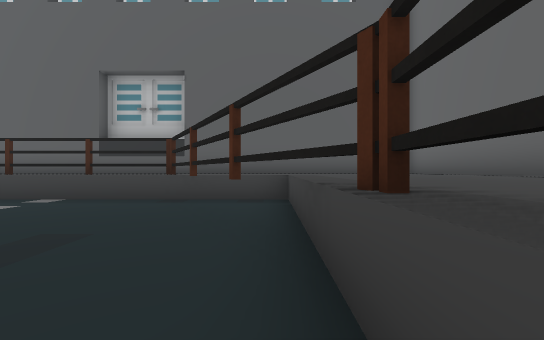
View 1 (above)

24 first-person views from a walk through a scene from a Unity 3-D project. The camera is 1.2 m above the floor, looks level and sees 90° across. The floor is counted in squares, 2 m on a side. Each view is taken from the middle of a square. On the plan, view 1 faces up. The plan holds only what a view shows up to about 9 squares ahead; the rest is blank. The place goes on beyond the plan. Some surface patterns are stand-ins.

View 2
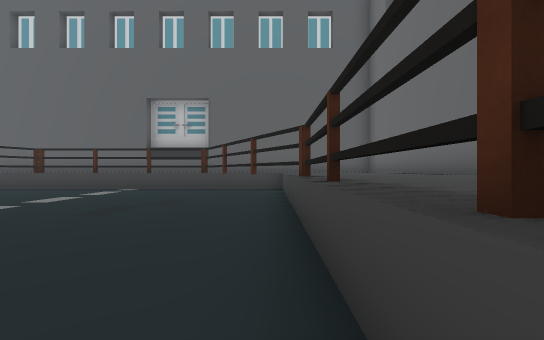

View 3
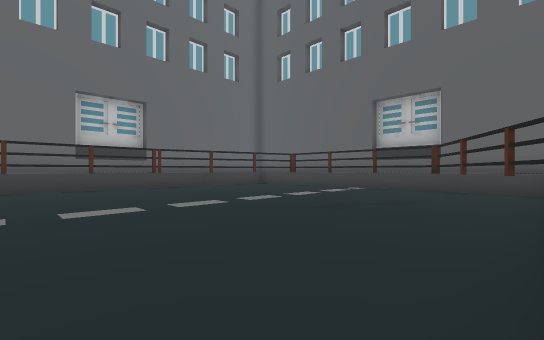

View 4
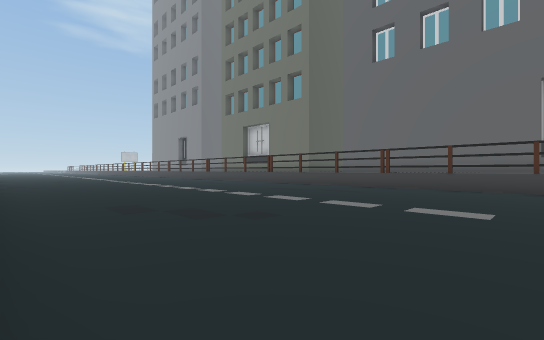

View 5
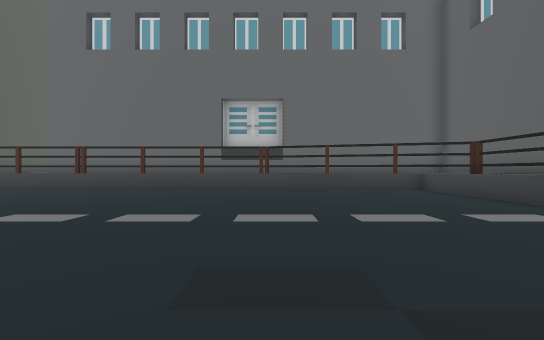

View 6
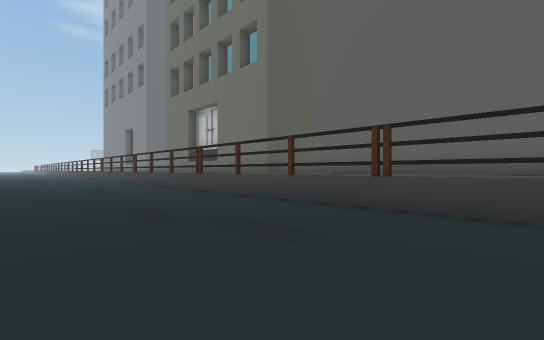

View 7
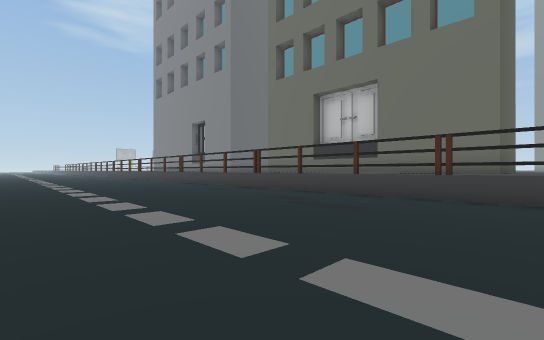

View 8
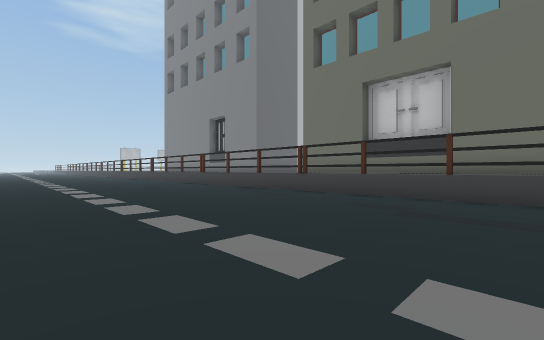

View 9
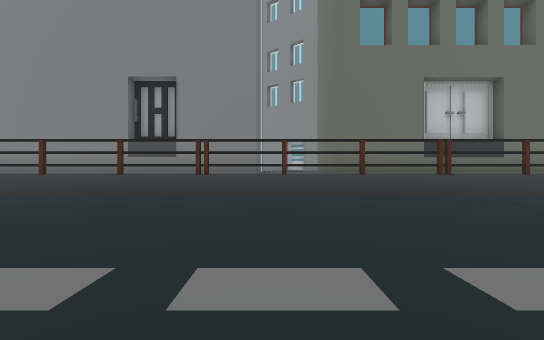

View 10
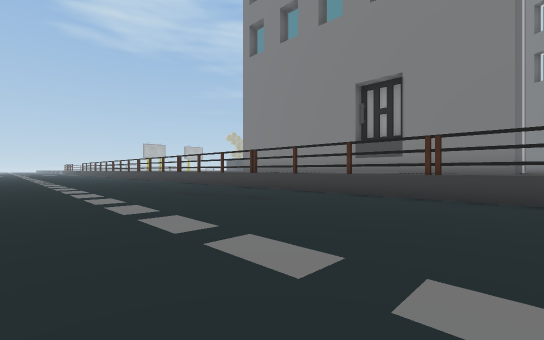

View 11
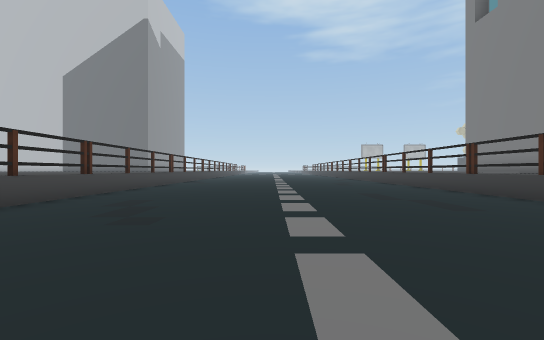

View 12
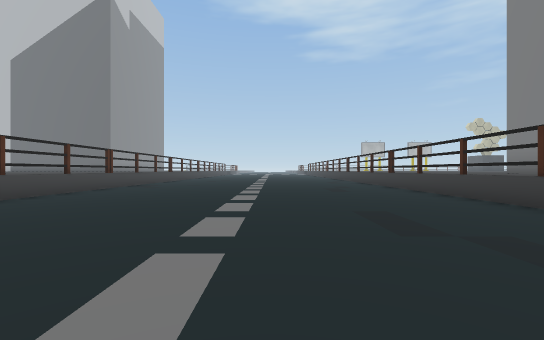

View 13
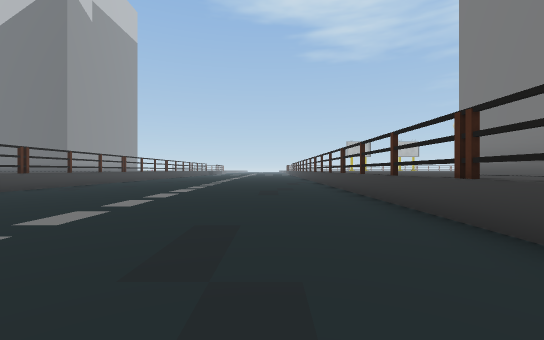

View 14
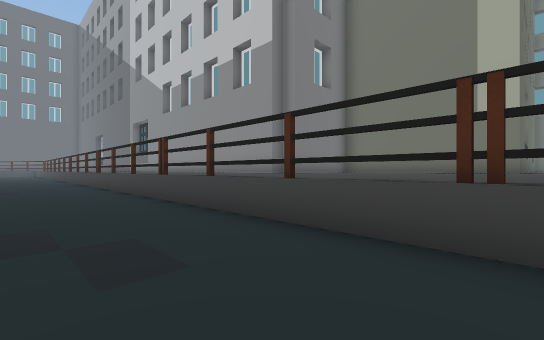

View 15
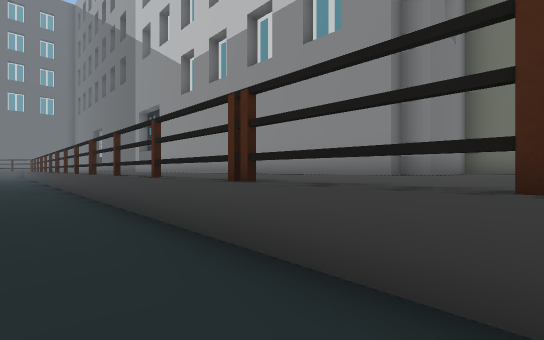

View 16
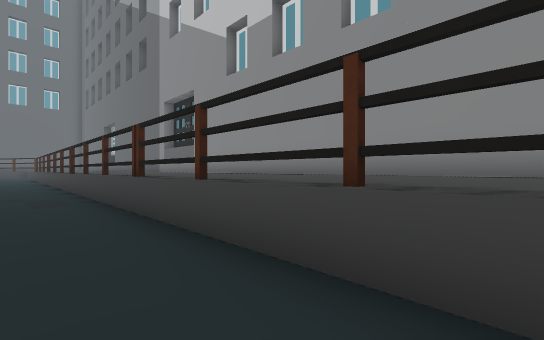

View 17
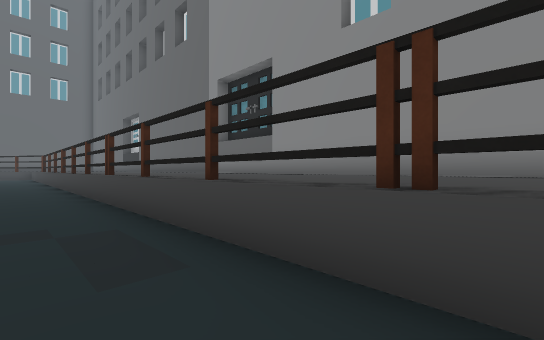

View 18
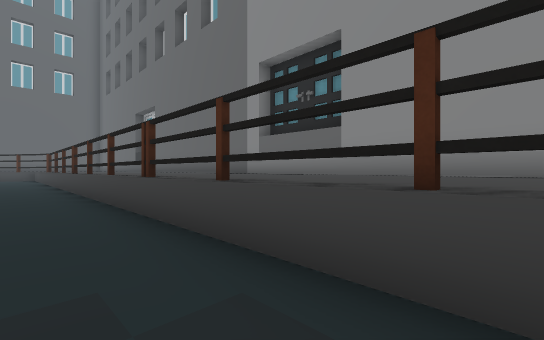

View 19
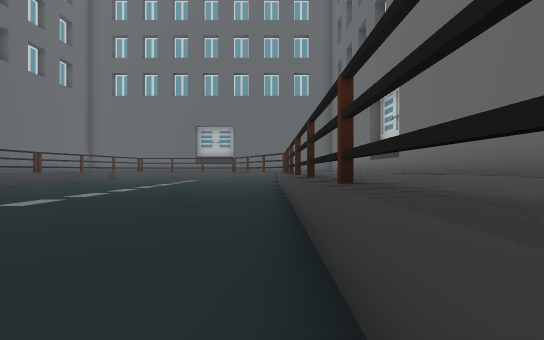

View 20
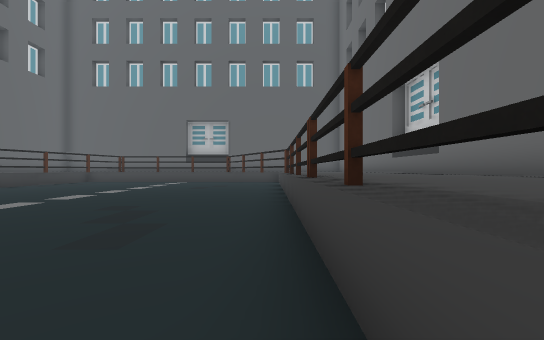

View 21
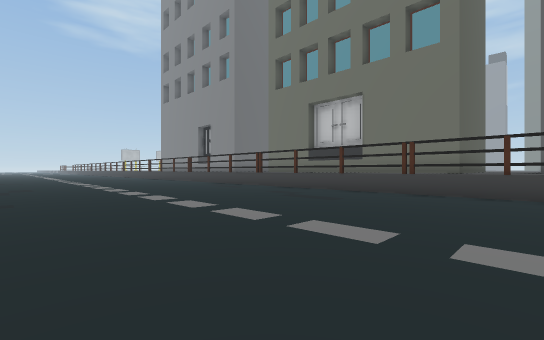

View 22
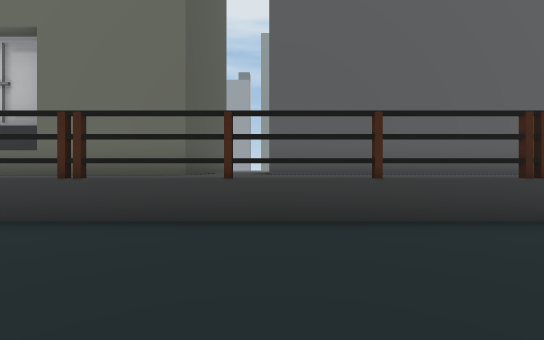

View 23
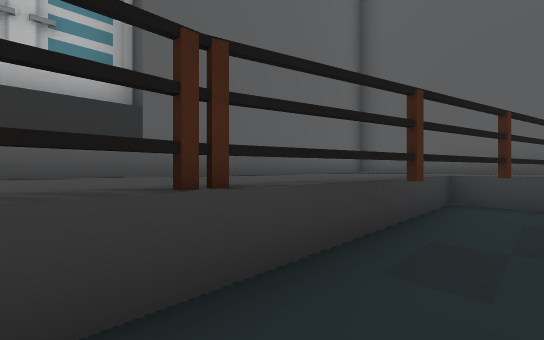

View 24
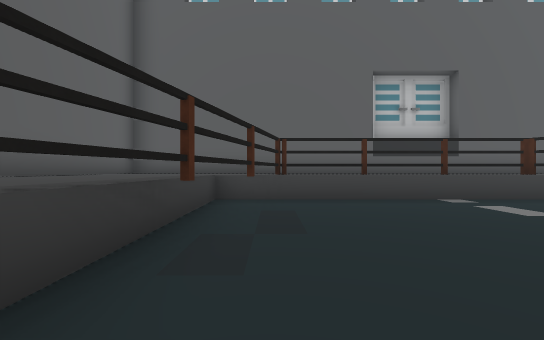

### Floor plan
Key: @ floor where view 1 was taken; # wall or solid block; . floor; = window, fence, low wall or low ledge; ^ raised ledge; B building.
Columns run from 11 left of view 1 to 3 right of it. Each row starts with its distance up from view 1.
  8 ###############
  7  ^^^^    ^^
  6 ^^^^^^^^^^^^^^^
  5 ^^^#......#.^^^
  4 ^^^.......#.^^^
  3 ^^^........#^^^
  2 ^^^........=^^^
  1 ^^^.........^^^
  0 ^^=........@^^^
 -1 ^^=.........^^
 -2 ^^=.........^^^
 -3 ^^=.........^^^
 -4 ^^=.........^^^
 -5 ^^#.........^^^
 -6 ^^=.........^^^
 -7 ^^#.........^^^
 -8 ^^=.........#^^
 -9 ^^=.........^^^
-10 ^^=.........#^^
-11 ^^=.........^^^
-12 ^^=.........^^^
-13 ^^=.........^^^
-14 ^^=.........^^^
-15 ^^=.........^^^
-16 ^^=.........^^^
-17 ^ =.........^^^
-18 ^ =.........^^^
-19 ^ =.........^^^
-20 ^^#.........^^^
-21 B^=.........#^^
-22 B^#.........^^^
-23 B =.........#^^
-24 B^=.........^^^
-25 B^=.........^^^
-26 B^=.........^^^
-27 B^=.........^^^
-28 B^=.........^^^
-29 B^=.........^
-30 B^=.........^
-31 ^^=.........^^^
-32 ^^=.........^

Positions as (right, up) in squares from view 1, and headings:
1: (0, 0), facing up
2: (0, -3), facing up
3: (0, -3), facing up-left
4: (0, -1), facing down-left
5: (-1, 1), facing left
6: (-5, -3), facing down-left
7: (-3, -9), facing down-left
8: (-3, -11), facing down-left
9: (-3, -20), facing left
10: (-3, -20), facing down-left
11: (-4, -20), facing down
12: (-5, -23), facing down
13: (-7, -24), facing down
14: (-2, -27), facing up-right
15: (-1, -23), facing up-right
16: (-1, -20), facing up-right
17: (-1, -16), facing up-right
18: (-1, -14), facing up-right
19: (0, -10), facing up
20: (0, -8), facing up
21: (-2, -8), facing down-left
22: (-6, -8), facing left
23: (-8, 0), facing up-left
24: (-8, 0), facing up
